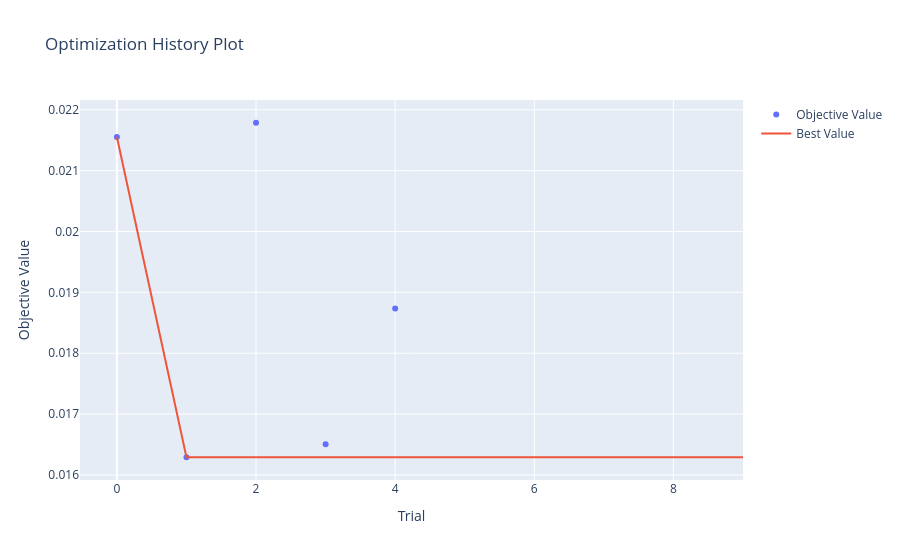

Notebook code cell kept with this figure:
### Code cell
plot_optimization_history(study)

### Figure 1 — Plotly figure (JSON) as saved in the notebook; plotly's stock layout.template omitted (floating-point values rounded to 4 significant figures)
{"data": [{"mode": "markers", "name": "Objective Value", "type": "scatter", "x": [0, 1, 2, 3, 4], "y": [0.02155, 0.01629, 0.02179, 0.0165, 0.01873]}, {"mode": "lines", "name": "Best Value", "type": "scatter", "x": [0, 1, 2, 3, 4, 5, 6, 7, 8, 9], "y": [0.02155, 0.01629, 0.01629, 0.01629, 0.01629, 0.01629, 0.01629, 0.01629, 0.01629, 0.01629]}, {"marker": {"color": "#cccccc"}, "mode": "markers", "name": "Infeasible Trial", "showlegend": false, "type": "scatter", "x": [], "y": []}], "layout": {"title": {"text": "Optimization History Plot"}, "xaxis": {"title": {"text": "Trial"}}, "yaxis": {"title": {"text": "Objective Value"}}}}
